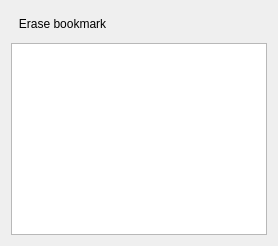
         <widget class="QWidget" name="bookmarkTab">
          <property name="layoutDirection">
           <enum>Qt::LeftToRight</enum>
          </property>
          <attribute name="icon">
           <iconset resource="Orayta.qrc">
            <normaloff>:/Icons/bookmarks.png</normaloff>:/Icons/bookmarks.png</iconset>
          </attribute>
          <attribute name="title">
           <string>Bookmarks</string>
          </attribute>
          <layout class="QVBoxLayout" name="verticalLayout_3">
           <item>
            <layout class="QHBoxLayout" name="horizontalLayout_5">
             <property name="topMargin">
              <number>0</number>
             </property>
             <item>
              <widget class="QToolButton" name="removeBookmark">
               <property name="toolTip">
                <string>Remove bookmark</string>
               </property>
               <property name="text">
                <string>Erase bookmark</string>
               </property>
               <property name="icon">
                <iconset resource="Orayta.qrc">
                 <normaloff>:/Icons/edit-delete.png</normaloff>:/Icons/edit-delete.png</iconset>
               </property>
               <property name="iconSize">
                <size>
                 <width>19</width>
                 <height>19</height>
                </size>
               </property>
               <property name="checkable">
                <bool>false</bool>
               </property>
               <property name="toolButtonStyle">
                <enum>Qt::ToolButtonIconOnly</enum>
               </property>
               <property name="autoRaise">
                <bool>true</bool>
               </property>
              </widget>
             </item>
             <item>
              <widget class="QToolButton" name="bookmarkUp">
               <property name="toolTip">
                <string>Move bookmark up</string>
               </property>
               <property name="text">
                <string/>
               </property>
               <property name="icon">
                <iconset resource="Orayta.qrc">
                 <normaloff>:/Icons/arrow-up.png</normaloff>:/Icons/arrow-up.png</iconset>
               </property>
               <property name="iconSize">
                <size>
                 <width>19</width>
                 <height>19</height>
                </size>
               </property>
               <property name="checkable">
                <bool>false</bool>
               </property>
               <property name="toolButtonStyle">
                <enum>Qt::ToolButtonIconOnly</enum>
               </property>
               <property name="autoRaise">
                <bool>true</bool>
               </property>
              </widget>
             </item>
             <item>
              <widget class="QToolButton" name="bookmarkDown">
               <property name="toolTip">
                <string>Move bookmark down</string>
               </property>
               <property name="text">
                <string/>
               </property>
               <property name="icon">
                <iconset resource="Orayta.qrc">
                 <normaloff>:/Icons/arrow-down.png</normaloff>:/Icons/arrow-down.png</iconset>
               </property>
               <property name="iconSize">
                <size>
                 <width>19</width>
                 <height>19</height>
                </size>
               </property>
               <property name="checkable">
                <bool>false</bool>
               </property>
               <property name="toolButtonStyle">
                <enum>Qt::ToolButtonIconOnly</enum>
               </property>
               <property name="autoRaise">
                <bool>true</bool>
               </property>
              </widget>
             </item>
             <item>
              <widget class="QToolButton" name="bookmarkEdit">
               <property name="toolTip">
                <string>Edit bookmark's title</string>
               </property>
               <property name="text">
                <string/>
               </property>
               <property name="icon">
                <iconset resource="Orayta.qrc">
                 <normaloff>:/Icons/edit.png</normaloff>:/Icons/edit.png</iconset>
               </property>
               <property name="iconSize">
                <size>
                 <width>19</width>
                 <height>19</height>
                </size>
               </property>
               <property name="checkable">
                <bool>false</bool>
               </property>
               <property name="toolButtonStyle">
                <enum>Qt::ToolButtonIconOnly</enum>
               </property>
               <property name="autoRaise">
                <bool>true</bool>
               </property>
              </widget>
             </item>
             <item>
              <spacer name="horizontalSpacer_3">
               <property name="orientation">
                <enum>Qt::Horizontal</enum>
               </property>
               <property name="sizeHint" stdset="0">
                <size>
                 <width>40</width>
                 <height>20</height>
                </size>
               </property>
              </spacer>
             </item>
            </layout>
           </item>
           <item>
            <widget class="QListWidget" name="bookmarkWidget">
             <property name="contextMenuPolicy">
              <enum>Qt::CustomContextMenu</enum>
             </property>
             <property name="frameShape">
              <enum>QFrame::StyledPanel</enum>
             </property>
             <property name="lineWidth">
              <number>1</number>
             </property>
             <property name="horizontalScrollBarPolicy">
              <enum>Qt::ScrollBarAsNeeded</enum>
             </property>
             <property name="autoScroll">
              <bool>true</bool>
             </property>
             <property name="autoScrollMargin">
              <number>0</number>
             </property>
             <property name="uniformItemSizes">
              <bool>false</bool>
             </property>
             <property name="currentRow">
              <number>-1</number>
             </property>
            </widget>
           </item>
          </layout>
         </widget>
